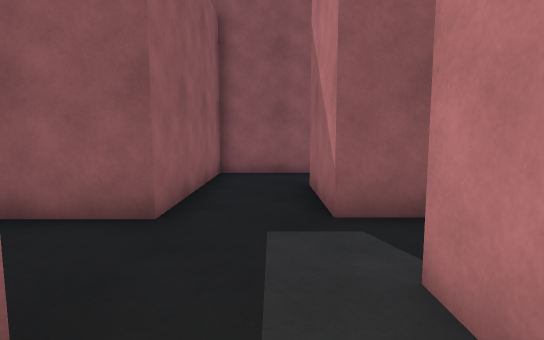
View 1 (above)

24 first-person views from a walk through a Unity game level. The camera is 1.2 m above the floor, tilts 6° down and sees 80° across. The floor is counted in squares, 1 m on a side. Each view is taken from the middle of a square. On the plan, view 1 faces up. The plan holds only what a view shows up to about 14 squares ahead; the rest is blank. The place goes on beyond the plan. The player is left out.

View 2
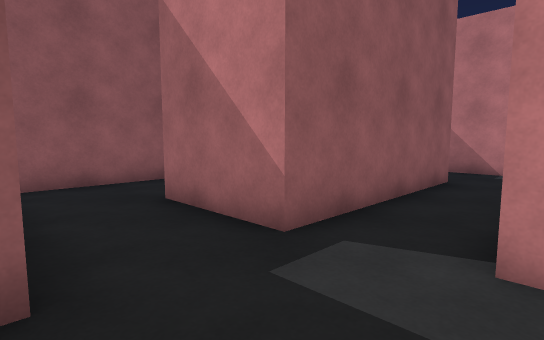

View 3
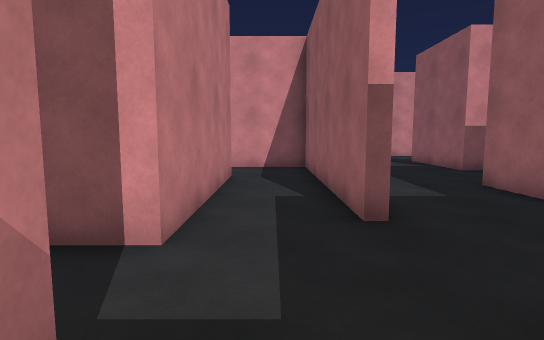

View 4
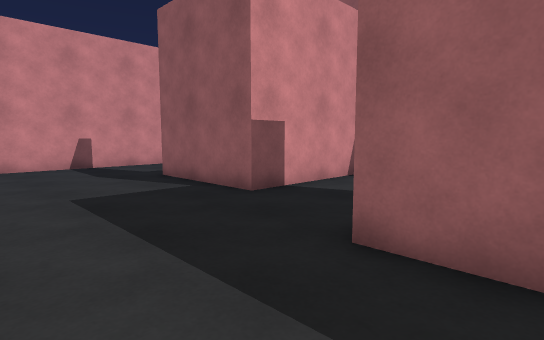

View 5
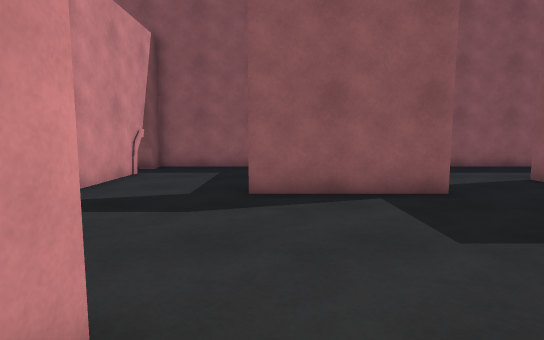

View 6
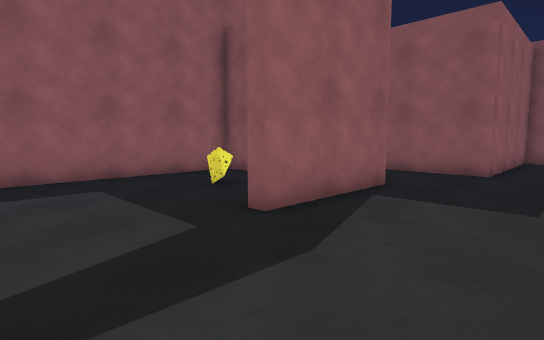

View 7
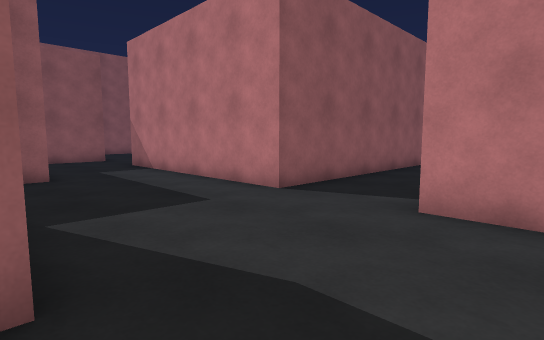

View 8
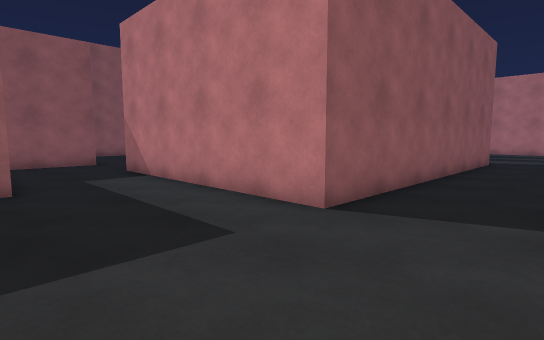

View 9
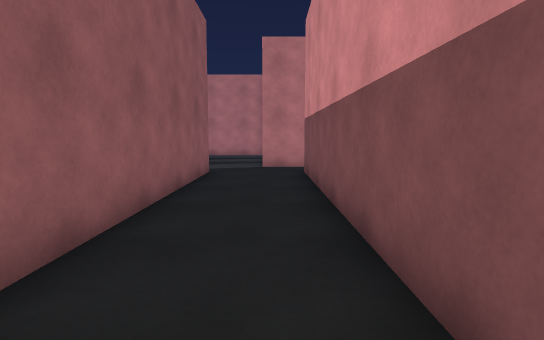

View 10
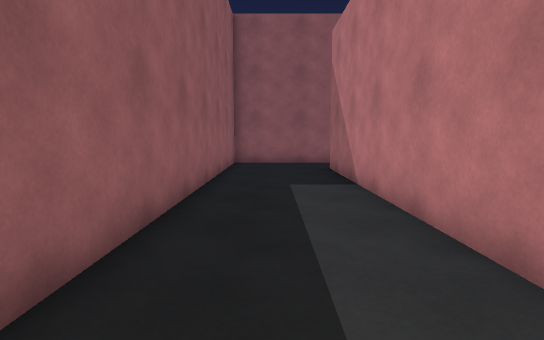

View 11
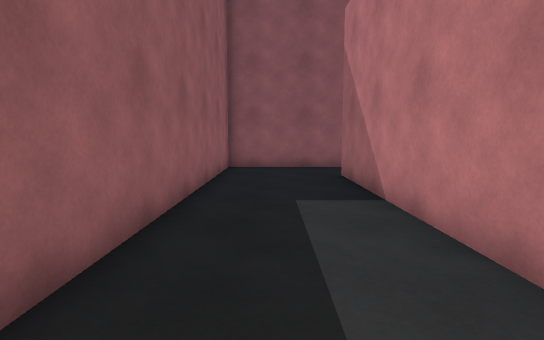

View 12
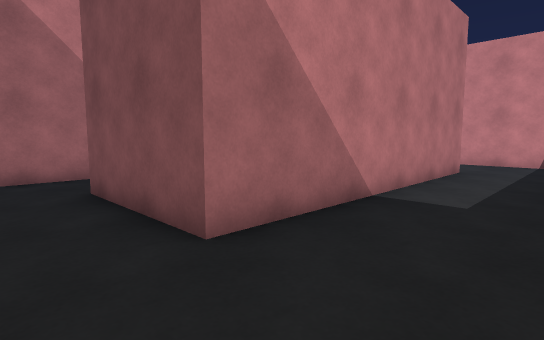

View 13
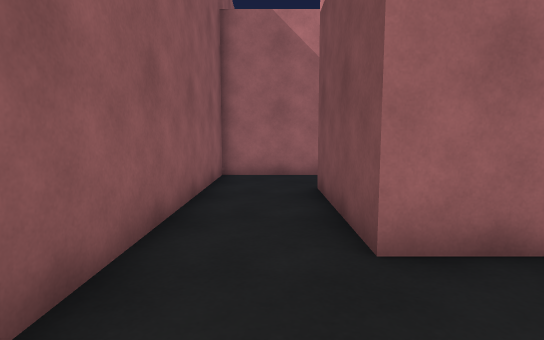

View 14
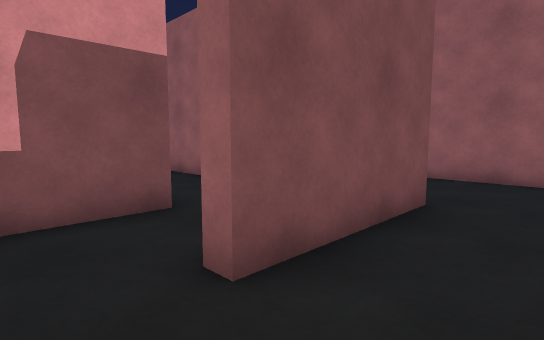

View 15
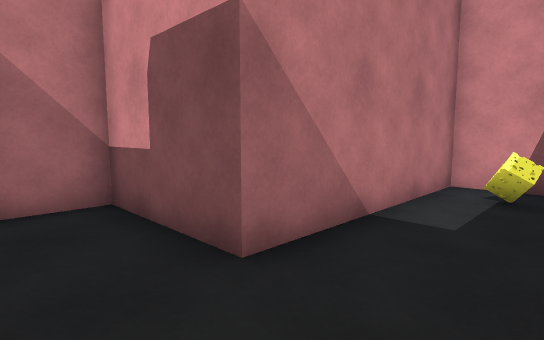

View 16
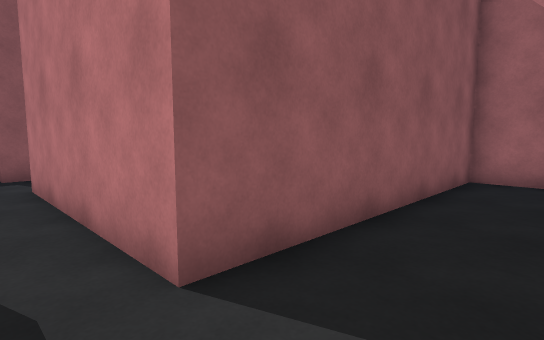

View 17
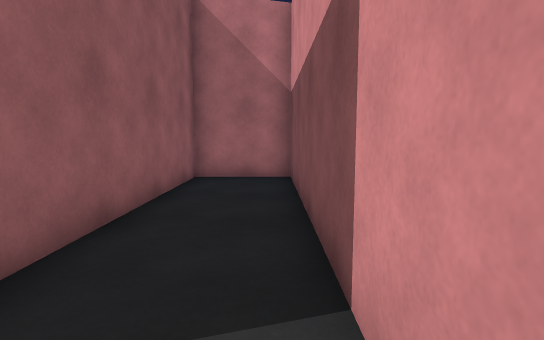

View 18
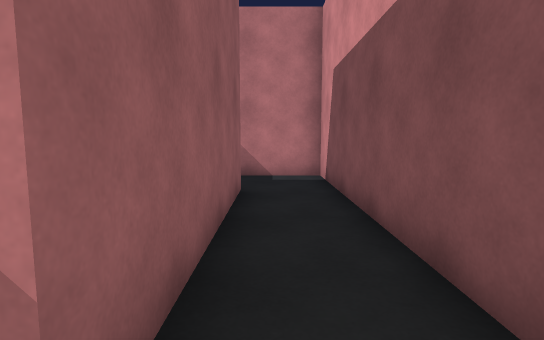

View 19
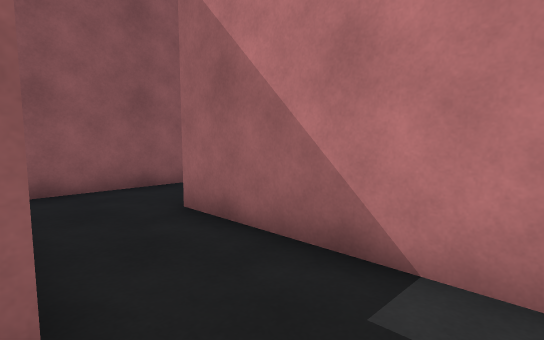

View 20
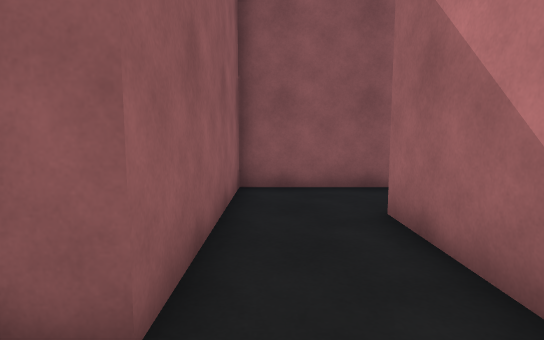

View 21
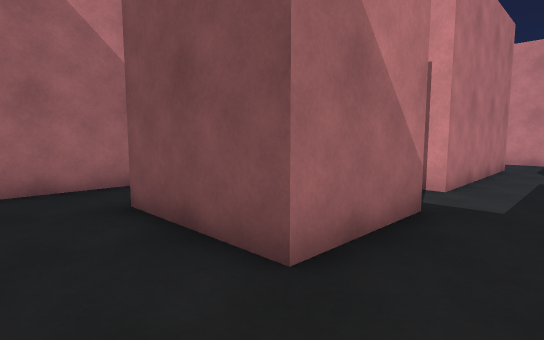

View 22
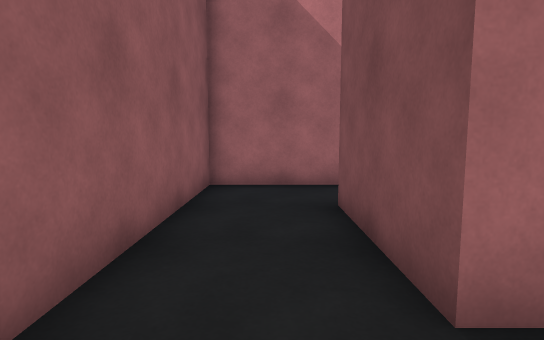

View 23
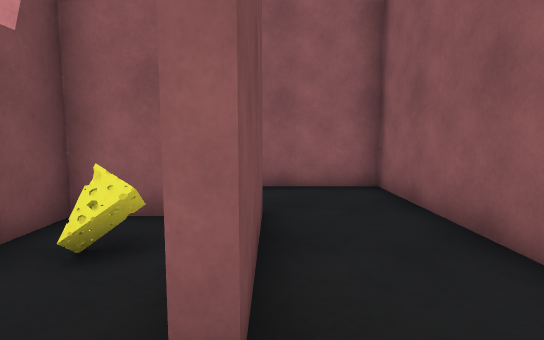

View 24
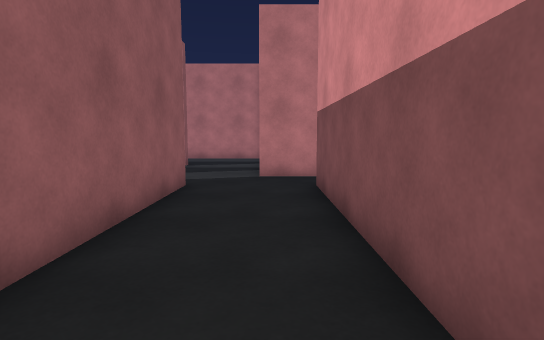

### Floor plan
Points are (right, up) in squares from view 1. A wall is a line through its corners. A room is listed if a view was taken in it or the views show most of it. See-through windows are left out.
Room 1 (views 1, 2, 3, 4, 5, 6, 7, 8, 9, 18, 19, 20, 21, 22, 24)
walls: (1.2, -3.7) (1.2, 2.5) (9.8, 2.5) (9.8, 8); (-9.6, -5.3) (-6.7, -5.3) (-6.7, -9.5) (-7.1, -9.5); (-1.8, -11.6) (-1.8, -10.1) (9.9, -10.1); (-11.4, -5.7) (-12.7, -5.7) (-12.7, -13.4) (-3.1, -13.4); (10, -6.9) (-1.6, -6.9) (-1.6, 1.5) (-1.3, 1.5) (-1.3, -3.4); (6.9, 8.6) (6.9, 10.5) (-1.7, 10.5) (-1.7, 4.7) (-5.2, 4.7) (-5.2, -1.9) (-8.9, -1.9); (11.4, 10.5) (7.2, 10.5) (7.2, 4.7) (0.9, 4.7) (0.9, 8) (4.6, 8)
low walls: (-11.7, -13.2) (-11.7, -13.9)
ways out: opening at (-9.3, -3) to room 2; opening at (0, -4) to room 4; opening at (5.5, 8) to room 5; opening at (11, -7)
objects: other object (-10, -8)
Room 2 (views 10, 11, 12, 13, 14)
walls: (-8.9, -1.9) (-8.9, 8) (-4.6, 8); (-2, 8.5) (-2, 10.5) (-12.7, 10.5) (-12.7, -2.1); (-11, -5.3) (-9.6, -5.3)
ways out: opening at (-9.3, -3) to room 1; opening at (-3.5, 8) to room 6
Room 3 (view 15)
walls: (-8.4, 1.6) (-8.4, -0.5); (-7.4, -1.4) (-5.6, -1.4) (-5.6, 5)
ways out: opening at (-5, 6.5) to room 6
objects: other object (-7, 0)
Room 4 (views 16, 17)
walls: (-1.3, -3.4) (-1.3, -6.6) (9.5, -6.6) (9.5, -3.7) (1.2, -3.7)
ways out: opening at (0, -4) to room 1
Room 5 (view 23)
walls: (1.2, 6.5) (1.2, 5) (2.5, 5); (6.9, 6.9) (6.9, 8.6)
ways out: opening at (5.5, 8) to room 1
objects: other object (3, 6)
Room 6 (no view inside)
walls: (-4.6, 8) (-4.6, 7.5); (-5.6, 5) (-2, 5) (-2, 8.5)
ways out: opening at (-3.5, 8) to room 2; opening at (-5, 6.5) to room 3

Positions as (right, up) in squares from view 1, and headings:
1: (0, 0), facing up
2: (-2, 2), facing up-right
3: (0, 6), facing down
4: (-2, 0), facing down-left
5: (0, -9), facing left
6: (-3, -13), facing up-left
7: (-7, -12), facing up-right
8: (-6, -10), facing up-right
9: (-1, -9), facing right
10: (-11, -4), facing up
11: (-11, -2), facing up
12: (-12, 10), facing down-right
13: (-12, 9), facing right
14: (-3, 10), facing down-left
15: (-8, 7), facing down-right
16: (0, -6), facing up-right
17: (0, -6), facing right
18: (0, 4), facing right
19: (7, 3), facing up-right
20: (8, 3), facing up
21: (-1, 10), facing down-right
22: (-1, 9), facing right
23: (6, 8), facing left
24: (2, -9), facing right
